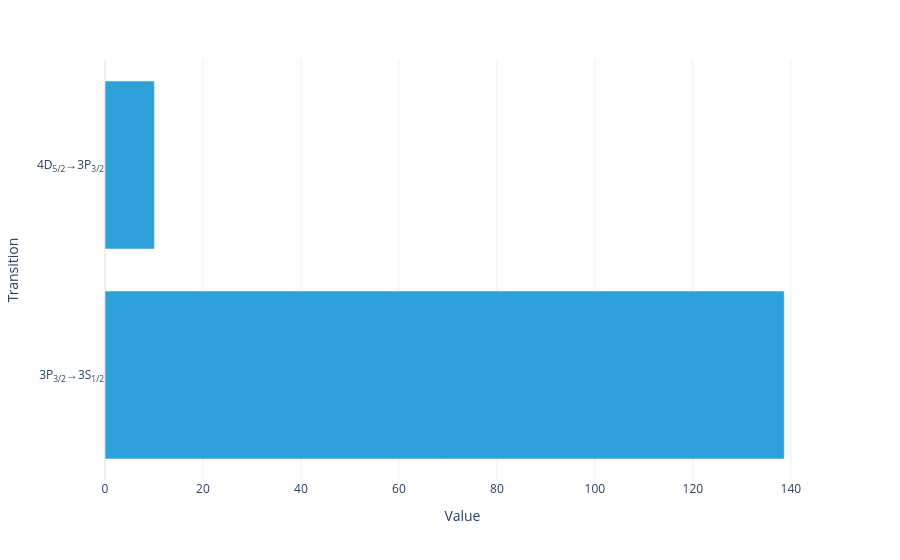

Notebook source saved alongside this figure:
### Code cell
model.total_flux(sol).visualize()

### Figure 1 — Plotly figure (JSON) as saved in the notebook; plotly's stock layout.template omitted (floating-point values rounded to 4 significant figures)
{"data": [{"hovertemplate": "Value=%{x}<br>Transition=%{y}<extra></extra>", "legendgroup": "", "marker": {"color": "#2fa1da", "pattern": {"shape": ""}}, "name": "", "orientation": "h", "showlegend": false, "textposition": "auto", "type": "bar", "x": [138.7, 10.08], "xaxis": "x", "y": ["3P<sub>3/2</sub>→3S<sub>1/2</sub>", "4D<sub>5/2</sub>→3P<sub>3/2</sub>"], "yaxis": "y"}], "layout": {"barmode": "relative", "legend": {"title": {}, "tracegroupgap": 0}, "margin": {"t": 60}, "xaxis": {"anchor": "y", "domain": [0, 1], "title": {"text": "Value"}}, "yaxis": {"anchor": "x", "domain": [0, 1], "title": {"text": "Transition"}}}}
